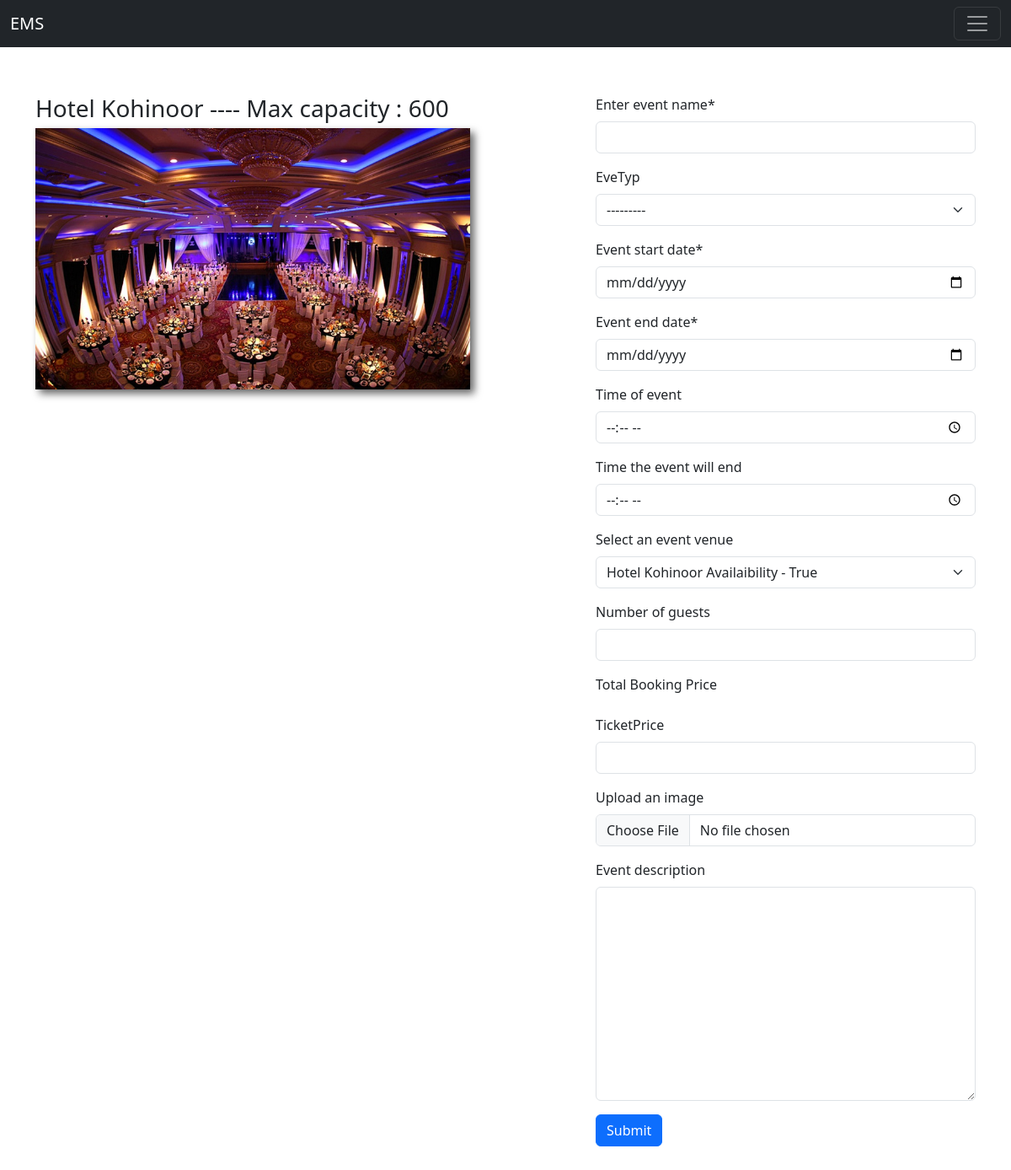
Screenshot of /createEvent/hotel-kohinoor/ (signed in) with the database file from the repository.
### eventApp/models.py (models this page shows, shortened)
class Venues(models.Model):
    typV = (
        ('WeddingAnniversary', 'Wedding Anniversary'),
        ('BirthDay Party','BirthDay Party'),
        ('Conference', 'Conference'),
        ('CelebrationParty','Celebration Party'),
    )
    name = models.CharField(max_length=200)
    desc = models.CharField(max_length=300)
    img = models.ImageField(upload_to='venues/', null=True, blank=True)
    cpcty = models.PositiveIntegerField()
    mincpcty = models.PositiveIntegerField(blank=True,null=True)
    bkngPrice = models.PositiveIntegerField()
    rating = models.IntegerField(null=True, blank= True)
    areaSpecs = models.CharField(max_length=200)
    city = models.ForeignKey(City,on_delete=models.CASCADE,null=True,blank=True)
    address = models.CharField(max_length=400)
    availabililty = models.BooleanField(default=True)
    speciality = models.CharField(max_length=100,null=True,blank=True,choices=typV)
    slug = AutoSlugField(populate_from = 'name',unique=True,null=True,default=None,blank=True)
    mobNo = models.CharField(max_length=15,null=True,blank=True)
    srchDate = models.CharField(max_length=50,null=True,blank=True)
    owner = models.ForeignKey(UserAccount,on_delete=models.CASCADE,null=True,blank=True)
    def __str__(self):
        return f'{self.name} Availaibility - {self.availabililty}'
    def crEvent(self):
        return f'/createEvent/{self.slug}/'

class UserAccount(AbstractBaseUser, PermissionsMixin):
    email = models.CharField(max_length = 50,unique=True)
    name = models.CharField(max_length=200)
    is_active = models.BooleanField(default=True)
    is_xUser = models.BooleanField(default=False)
    is_nUser = models.BooleanField(default=True)
    is_staff = models.BooleanField(default=False)
    objects = UserAccountManager()
    USERNAME_FIELD = 'email'
    REQUIRED_FIELDS = ['name']
    def __str__(self):
        return self.name

### eventApp/views.py (the view)
# urls.py: path('createEvent/<slug:slug>/',views.createEvent,name='createEvent'),
@login_required(login_url='/login/')
def createEvent(request,slug):
    venue = Venues.objects.get(slug = slug)
    ints = {
        'eveManager' : request.user,
        'venue' : venue,
    }
    frm = CreateEventFrm(initial=ints)
    context = {
        'venue' : venue,
        'form' : frm,
    }
    if request.method == 'POST':
        try:
            frm = CreateEventFrm(request.POST,request.FILES)
            vnu = request.POST.get('venue')
            price = request.POST.get('price')
            eve = CreatEvent.objects.filter(venue = venue)
            stDate = request.POST.get('startDate')
            avilb = True
            for x in eve:
                if x.startDate.strftime("%Y-%m-%d") == stDate:
                    avilb = False
            if not avilb:
                messages.error(request,f'{venue.name} is not available on {stDate}')
                return redirect('/createEvent/'+slug)
            else:
                print('-----------------See the format----------')
            if frm.is_valid():
                    venueX = Venues.objects.get(id = vnu)
                    venueX.availabililty = False
                    venueX.save()
                    frm.save()
                    messages.success(request,'Submitted Successfully')
                    frm.clean()
                    event = CreatEvent.objects.get(venue = venueX)
                    event.tBkngPrice = price
                    event.save()
                    return redirect('eventCrude')
        except:
            messages.error(request,'Failed to submit')
            return render(request,'main/forms/createEvent.html',context)
    else:
        return render(request,'main/forms/createEvent.html',context)

### eventApp/forms.py
class CreateEventFrm(forms.ModelForm):
    class Meta:
        model = CreatEvent
        fields = [
            'name',
            'eveTyp',
            'startDate',
            'endDate',
            'startTime',
            'endTime',
            'venue',
            'nGuest',
            'tBkngPrice',
            'TicketPrice',
            'img',
            'eveManager',
            'desc',
        ]
        labels = {
            'name' : 'Enter event name',
            'eve'  : 'Event type',
            'desc' : 'Event description',
            'startDate' : 'Event start date',
            'endDate' : 'Event end date',
            'nGuest' : 'Number of guests',
            'venue' : 'Select an event venue',
            'img' : 'Upload an image',
            'eveManager' : '',
            'startTime' : 'Time of event',
            'endTime' : 'Time the event will end',
            'tBkngPrice' : 'Total Booking Price',
        }
        widgets = {
            'startDate': DateInput(),
            'endDate' :DateInput(),
            'startTime' : TimeInput(),
            'endTime' : TimeInput(),
        }

### templates/main/forms/createEvent.html (shortened to what this page needs)
{% extends 'index.html' %}
{% load crispy_forms_tags %}
{% load static %}
{% block content %}
    <div class="container my-5 eCnt mt-5">
        <div>
            <h3 class="hed">{{venue.name}} ---- Max capacity : {{venue.cpcty}}</h3>
        </div>
        <div class="row">
                <div class="col-md-8 col-lg-7 col-xl-6 mt-3 vImgCnt">
                    <img src="{{venue.img.url}}"
                        class="img-fluid vImg" alt="Phone image">
                </div>
            <div class="col-md-7 col-lg-5 col-xl-5 offset-xl-1">
                <form method="post" action="{{venue.crEvent}}" class=""  enctype="multipart/form-data">
                    {{ form|crispy }}
                    <button type="button" class="btn btn-primary" onclick="updatePrice()" data-bs-toggle="modal"  data-bs-target="#exampleModal2">
                        Submit
                    </button>
                </form>
            </div>
        </div>
    </div>
{% endblock %}

### templates/main/forms/createEvent.html (style rules this page uses)
.vImg { -webkit-filter: drop-shadow(5px 5px 5px #666666); filter: drop-shadow(5px 5px 5px #666666); }
.vImg { position: relative; margin-bottom: 1.5em; }
.hed { position: relative; }
@media (min-width:1100px) { .hed, .vImg { position: fixed; } }
@media (min-width:1100px) { .vImg { max-width: 516px; max-height: 354px; margin-top: 1.5em; } }

### rows the page displays
Venues: name "Hotel Kohinoor", cpcty "600", img (picture)
